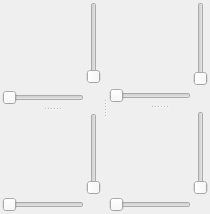
      <widget class="QSplitter" name="splitter_3">
       <property name="sizePolicy">
        <sizepolicy hsizetype="Expanding" vsizetype="Expanding">
         <horstretch>1</horstretch>
         <verstretch>0</verstretch>
        </sizepolicy>
       </property>
       <property name="orientation">
        <enum>Qt::Horizontal</enum>
       </property>
       <widget class="QSplitter" name="OSplitter">
        <property name="orientation">
         <enum>Qt::Vertical</enum>
        </property>
        <widget class="QWidget" name="NOWidget" native="true">
         <property name="sizePolicy">
          <sizepolicy hsizetype="Expanding" vsizetype="Expanding">
           <horstretch>0</horstretch>
           <verstretch>0</verstretch>
          </sizepolicy>
         </property>
         <layout class="QGridLayout">
          <property name="horizontalSpacing">
           <number>2</number>
          </property>
          <property name="margin">
           <number>2</number>
          </property>
          <item row="0" column="0">
           <widget class="QVTKWidget" name="NOViewWidget" native="true">
            <property name="mouseTracking">
             <bool>true</bool>
            </property>
           </widget>
          </item>
          <item row="0" column="1">
           <widget class="QSlider" name="NOVerticalSlider">
            <property name="orientation">
             <enum>Qt::Vertical</enum>
            </property>
           </widget>
          </item>
          <item row="1" column="0">
           <widget class="QSlider" name="NOHorizontalSlider">
            <property name="orientation">
             <enum>Qt::Horizontal</enum>
            </property>
           </widget>
          </item>
         </layout>
        </widget>
        <widget class="QWidget" name="SOWidget" native="true">
         <property name="sizePolicy">
          <sizepolicy hsizetype="Expanding" vsizetype="Expanding">
           <horstretch>0</horstretch>
           <verstretch>0</verstretch>
          </sizepolicy>
         </property>
         <property name="focusPolicy">
          <enum>Qt::NoFocus</enum>
         </property>
         <layout class="QGridLayout">
          <property name="margin">
           <number>2</number>
          </property>
          <property name="spacing">
           <number>2</number>
          </property>
          <item row="0" column="0">
           <widget class="QVTKWidget" name="SOViewWidget" native="true">
            <property name="mouseTracking">
             <bool>true</bool>
            </property>
           </widget>
          </item>
          <item row="0" column="1">
           <widget class="QSlider" name="SOVerticalSlider">
            <property name="orientation">
             <enum>Qt::Vertical</enum>
            </property>
           </widget>
          </item>
          <item row="1" column="0">
           <widget class="QSlider" name="SOHorizontalSlider">
            <property name="orientation">
             <enum>Qt::Horizontal</enum>
            </property>
           </widget>
          </item>
         </layout>
        </widget>
       </widget>
       <widget class="QSplitter" name="ESplitter">
        <property name="orientation">
         <enum>Qt::Vertical</enum>
        </property>
        <widget class="QWidget" name="NEWidget" native="true">
         <property name="sizePolicy">
          <sizepolicy hsizetype="Expanding" vsizetype="Expanding">
           <horstretch>0</horstretch>
           <verstretch>0</verstretch>
          </sizepolicy>
         </property>
         <layout class="QGridLayout">
          <property name="margin">
           <number>2</number>
          </property>
          <property name="spacing">
           <number>2</number>
          </property>
          <item row="0" column="0">
           <widget class="QVTKWidget" name="NEViewWidget" native="true">
            <property name="mouseTracking">
             <bool>true</bool>
            </property>
           </widget>
          </item>
          <item row="0" column="1">
           <widget class="QSlider" name="NEVerticalSlider">
            <property name="orientation">
             <enum>Qt::Vertical</enum>
            </property>
           </widget>
          </item>
          <item row="1" column="0">
           <widget class="QSlider" name="NEHorizontalSlider">
            <property name="orientation">
             <enum>Qt::Horizontal</enum>
            </property>
           </widget>
          </item>
         </layout>
        </widget>
        <widget class="QWidget" name="SEWidget" native="true">
         <property name="sizePolicy">
          <sizepolicy hsizetype="Expanding" vsizetype="Expanding">
           <horstretch>0</horstretch>
           <verstretch>0</verstretch>
          </sizepolicy>
         </property>
         <layout class="QGridLayout">
          <property name="margin">
           <number>2</number>
          </property>
          <property name="spacing">
           <number>2</number>
          </property>
          <item row="0" column="0">
           <widget class="QVTKWidget" name="SEViewWidget" native="true">
            <property name="sizePolicy">
             <sizepolicy hsizetype="Expanding" vsizetype="Expanding">
              <horstretch>0</horstretch>
              <verstretch>0</verstretch>
             </sizepolicy>
            </property>
            <property name="mouseTracking">
             <bool>true</bool>
            </property>
           </widget>
          </item>
          <item row="0" column="1">
           <widget class="QSlider" name="SEVerticalSlider">
            <property name="orientation">
             <enum>Qt::Vertical</enum>
            </property>
           </widget>
          </item>
          <item row="1" column="0">
           <widget class="QSlider" name="SEHorizontalSlider">
            <property name="orientation">
             <enum>Qt::Horizontal</enum>
            </property>
           </widget>
          </item>
         </layout>
        </widget>
       </widget>
      </widget>
